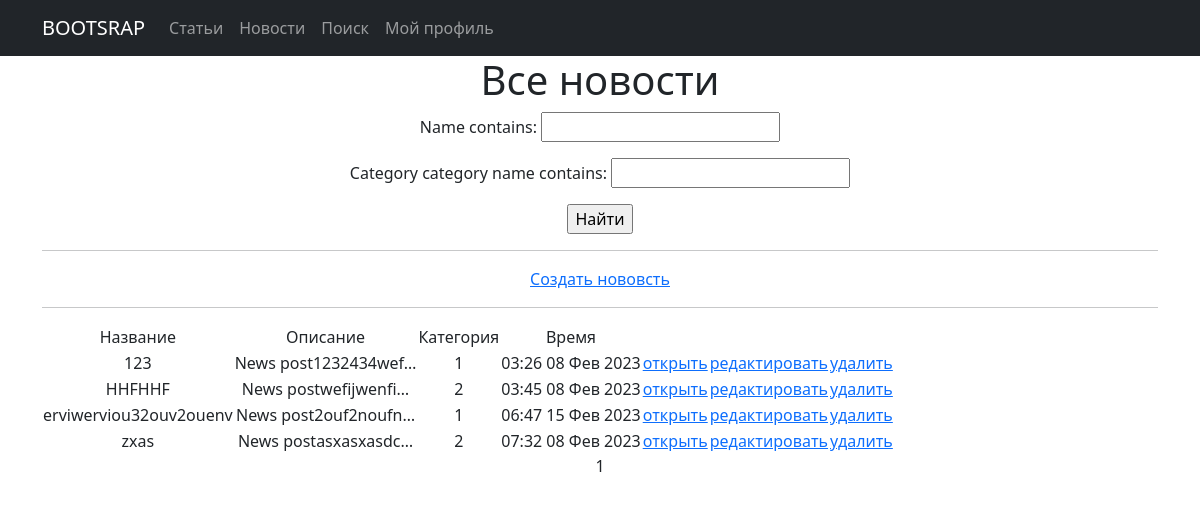
/simpleapp/news/, run on the app's committed database.
### simpleapp/models.py (models this page shows, shortened)
class News(models.Model):
    date = models.DateTimeField(default=datetime.now)
    name = models.CharField(max_length=50,unique=True)
    description = models.TextField(default = "News post")
    category = models.ForeignKey(
        to='Category',
        on_delete=models.CASCADE,
        related_name='news',  # все продукты в категории будут доступны через поле products
    )

class Category(models.Model):
    category_name = models.CharField(max_length=255, unique=True)

### simpleapp/views.py (the view)
# urls.py: path('news/', NewsList.as_view(), name = 'news'),
class NewsList(ListView):
    model = News
    ordering = 'name'
    template_name = 'news.html'
    context_object_name = 'news'
    paginate_by = 10
    def get_queryset(self):
        queryset = super().get_queryset()
        self.filterset = NewsFilter(self.request.GET, queryset)
        return self.filterset.qs
    def get_context_data(self, **kwargs):
        context = super().get_context_data(**kwargs)
        context['filterset'] = self.filterset
        return context

### simpleapp/templatetags/custom_filters.py (called while the page is built)
@register.filter()
def censor(value):
    try:
        if "редиска" in value:
            value = value.replace('редиска', 'р******')
            return value
        else:
            return value
    except:
        raise TypeError("Функция принимает только строки")

### templates/news.html (shortened to what this page needs)
{% extends 'flatpages/default.html' %}
{% load custom_filters %}
{% load custom_tags %}
{% block content %}
   <h1>Все новости</h1>
   <form action="" method="get">
       {{ filterset.form.as_p }}
       <input type="submit" value="Найти" />
   </form>
   <hr>
   <a href="{% url 'news_create' %}">Создать нововсть</a>
   <hr>
   {% if news %}
       <table>
           <tr>
               <td>Название</td>
               <td>Описание</td>
               <td>Категория</td>
               <td>Время</td>
           </tr>
           {% for post in news %}
           <tr>
               <td>{{ post.name }}</td>
               <td>{{ post.description|censor|truncatechars:20 }}</td>
               <td>{{ post.category.category_name}}</td>
               <td>{{ post.date|date:'h:s d M Y' }}</td>
               <td><a href = "{{post.pk}}">открыть</a></td>
               <td><a href = "{{post.pk}}/update">редактировать</a></td>
               <td><a href = "{{post.pk}}/delete">удалить</a></td>
           </tr>
           {% endfor %}
       </table>
   {% else %}
       <h2>Новостей нет!</h2>
   {% endif %}
   {{ page_obj.number }}
{% endblock content %}

### templates/flatpages/default.html (shortened to what this page needs)
<!DOCTYPE html>
<html lang="en">
<head>
    {% load static %}
    <link href="{% static 'css/styles.css'%}" rel="stylesheet"/>
</head>
<body>
<nav class="navbar navbar-expand-lg navbar-dark bg-dark static-top">
   <div class="container">
       <a class="navbar-brand" href="#">BOOTSRAP</a>
       <div class="collapse navbar-collapse" id="navbarResponsive">
           <ul class="navbar-nav ml-auto">
               <li class="nav-item active">
                   <a class="nav-link" href= "{% url 'articles' %}">Статьи<a>
               </li>
               <li class="nav-item">
                   <a class="nav-link" href= "{% url 'news' %}" > Новости </a>
               </li>
               <li class="nav-item">
                   <a class="nav-link" href= "{% url 'news_search' %}">Поиск</a>
               </li>
               <li class="nav-item">
                   <a class="nav-link" href= "{% url 'profile' %}">Мой профиль</a>
               </li>
           </ul>
       </div>
   </div>
</nav>
<div class="container">
   <div class="row">
       <div class="col-lg-12 text-center">
           {% block content %}{% endblock content %}
       </div>
   </div>
</div>

### data on the page
News: name "123", description|censor "News post1232434wef…", category.category_name "1", date "03:26 08 Фев 2023"
News: name "HHFHHF", description|censor "News postwefijwenfi…", category.category_name "2", date "03:45 08 Фев 2023"
News: name "erviwerviou32ouv2ouenv", description|censor "News post2ouf2noufn…", category.category_name "1", date "06:47 15 Фев 2023"
News: name "zxas", description|censor "News postasxasxasdc…", category.category_name "2", date "07:32 08 Фев 2023"

### other printed values
{{ page_obj.number }} "1"
